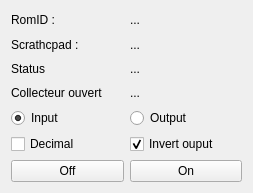
<?xml version="1.0" encoding="UTF-8"?>
<ui version="4.0">
 <class>ds2408ui</class>
 <widget class="QWidget" name="ds2408ui">
  <property name="geometry">
   <rect>
    <x>0</x>
    <y>0</y>
    <width>253</width>
    <height>193</height>
   </rect>
  </property>
  <property name="windowTitle">
   <string>Add Icons</string>
  </property>
  <layout class="QGridLayout" name="gridLayout">
   <item row="0" column="0">
    <widget class="QLabel" name="labelRomID">
     <property name="text">
      <string>RomID : </string>
     </property>
    </widget>
   </item>
   <item row="0" column="1">
    <widget class="QLabel" name="RomID">
     <property name="text">
      <string>...</string>
     </property>
    </widget>
   </item>
   <item row="1" column="0">
    <widget class="QLabel" name="label_scratchpad_2">
     <property name="text">
      <string>Scrathcpad : </string>
     </property>
    </widget>
   </item>
   <item row="1" column="1">
    <widget class="QLabel" name="scratchpad">
     <property name="text">
      <string>...</string>
     </property>
    </widget>
   </item>
   <item row="2" column="0">
    <widget class="QLabel" name="label_scratchpad_3">
     <property name="text">
      <string>Status</string>
     </property>
    </widget>
   </item>
   <item row="2" column="1">
    <widget class="QLabel" name="Status">
     <property name="text">
      <string>...</string>
     </property>
    </widget>
   </item>
   <item row="3" column="0">
    <widget class="QLabel" name="label_scratchpad_4">
     <property name="text">
      <string>Collecteur ouvert</string>
     </property>
    </widget>
   </item>
   <item row="3" column="1">
    <widget class="QLabel" name="Collecteur">
     <property name="text">
      <string>...</string>
     </property>
    </widget>
   </item>
   <item row="4" column="0">
    <widget class="QRadioButton" name="radioButtonInput">
     <property name="text">
      <string>Input</string>
     </property>
     <property name="checked">
      <bool>true</bool>
     </property>
    </widget>
   </item>
   <item row="4" column="1">
    <widget class="QRadioButton" name="radioButtonOutput">
     <property name="text">
      <string>Output</string>
     </property>
    </widget>
   </item>
   <item row="5" column="0">
    <widget class="QCheckBox" name="operateDecimal">
     <property name="text">
      <string>Decimal</string>
     </property>
    </widget>
   </item>
   <item row="5" column="1">
    <widget class="QCheckBox" name="InvertOut">
     <property name="text">
      <string>Invert ouput</string>
     </property>
     <property name="checked">
      <bool>true</bool>
     </property>
    </widget>
   </item>
   <item row="6" column="0">
    <widget class="QPushButton" name="Off">
     <property name="text">
      <string>Off</string>
     </property>
    </widget>
   </item>
   <item row="6" column="1">
    <widget class="QPushButton" name="On">
     <property name="text">
      <string>On</string>
     </property>
    </widget>
   </item>
  </layout>
 </widget>
 <resources/>
 <connections/>
</ui>
